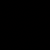
Frame 1 (no input)
Frame 60 (no input): identical to frame 1, image omitted
Frame 120 (the mouse pressed at the canvas centre since frame 60): identical to frame 1, image omitted

The p5.js sketch that drew this single still picture (run headless with seeded random() and noise() and a simulated clock; from frame 60 on, the mouse is pressed at the canvas centre):

// p5.js sketch
// ── sketch.js
let numBitsSlider;
let img;
let bits = [];
let colorText;
let numBitsText;

function createBits(message) {
  const bits = [];
  for (let i = 0; i < message.length; i++) {
    const asciiValue = message.charCodeAt(i);
    for (let powerOf2 = 7; powerOf2 >= 0; --powerOf2) {
      const bitIsSet = asciiValue & (1 << powerOf2);
      bits.push(bitIsSet ? 1 : 0);
    }
  }
  return bits;
}

function setup() {
  createCanvas(50, 50);
  createP();
  numBitsSlider = createSlider(1, 8, 1).changed(update);
  numBitsText = createP();
  colorText = createP();
  bits = createBits('The first recorded uses of steganography can be traced back to 440 BC when Herodotus mentions two examples in his Histories.[3] Histiaeus sent a message to his vassal, Aristagoras, by shaving the head of his most trusted servant, "marking" the message onto his scalp, then sending him on his way once his hair had regrown, with the instruction, "When thou art come to Miletus, bid Aristagoras shave thy head, and look thereon." Additionally, Demaratus sent a warning about a forthcoming attack to Greece by writing it directly on the wooden backing of a wax tablet before applying its beeswax surface. Wax tablets were in common use then as reusable writing surfaces, sometimes used for shorthand.');
  update();
}

function asBitstring(oneByteNum) {
  let bits = oneByteNum.toString(2);
  while (bits.length < 8) bits = '0' + bits;
  return bits;
}

function draw() {
  image(img, 0, 0);
  numBitsText.elt.textContent = `Bits: ${numBitsSlider.value()}`;
  if (mouseX >= 0 && mouseX < width && mouseY >= 0 && mouseY < height) {
    const red = img.get(mouseX, mouseY)[0];
    const bits = asBitstring(red);
    colorText.elt.textContent = `Red: ${bits} (${red})`;
  }
}

function update() {
  const numBits = numBitsSlider.value();
  img = createImage(width, height);
  img.loadPixels();
  let bitIndex = 0;
  for (let row = 0; row < img.height; row++) {
    for (let col = 0; col < img.width; col++) {
      let encodedValue = 0;
      for (let powerOf2 = numBits - 1; powerOf2 >= 0; --powerOf2) {
        if (bitIndex < bits.length) {
          if (bits[bitIndex++]) {
            encodedValue |= 1 << powerOf2;
          }
        }
      }
      img.set(col, row, color(encodedValue, 0, 0));
    }
  }
  img.updatePixels();
}
